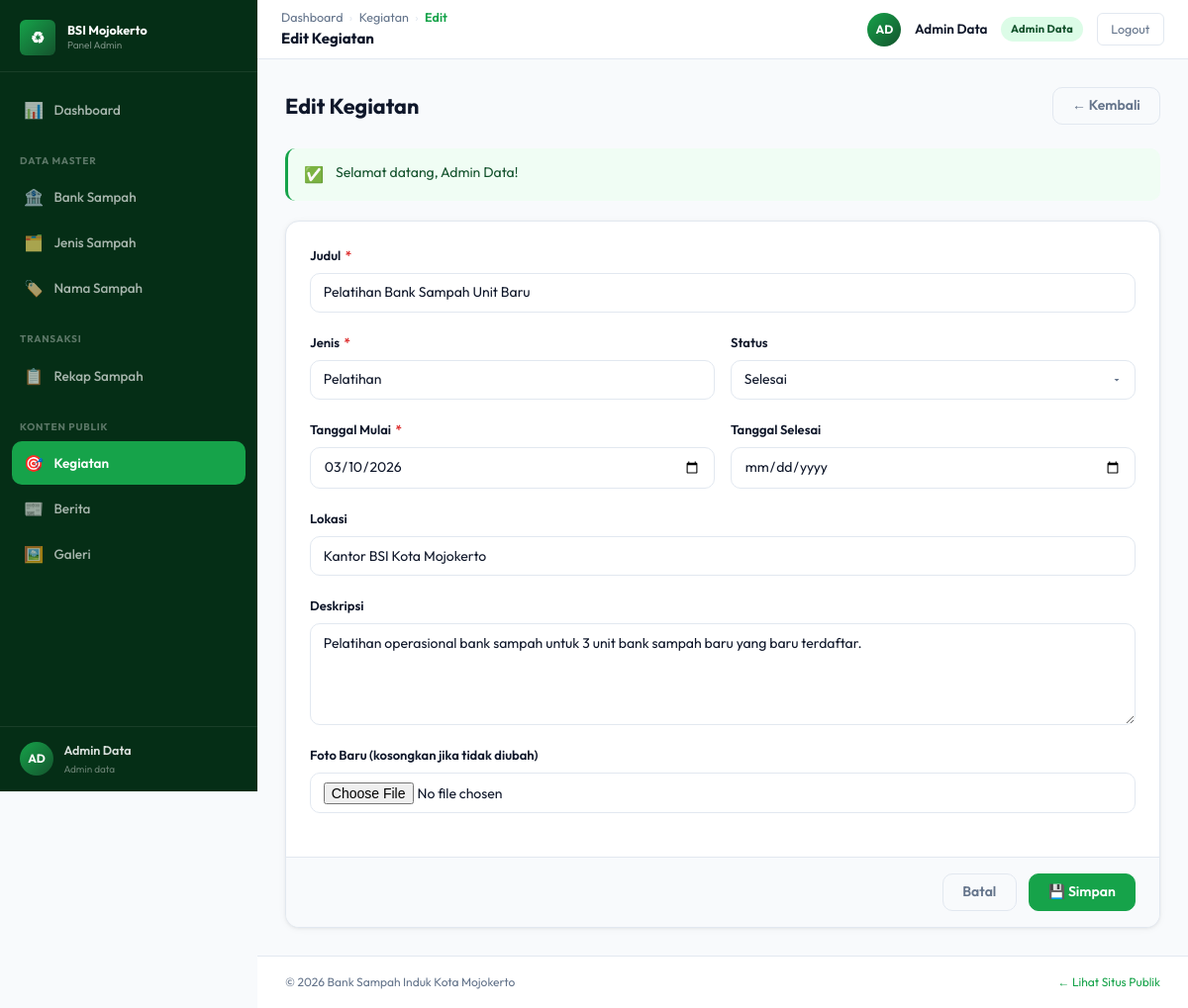
Page /admin/kegiatan/edit.php?id=2 (signed in) on the committed database.
### tables this page shows
CREATE TABLE `kegiatan` (
  `id` int UNSIGNED NOT NULL,
  `judul` varchar(255) NOT NULL,
  `jenis_kegiatan` varchar(100) NOT NULL,
  `tanggal` date NOT NULL,
  `tanggal_selesai` date DEFAULT NULL,
  `lokasi` varchar(255) DEFAULT NULL,
  `deskripsi` text,
  `foto` varchar(255) DEFAULT NULL,
  `status` enum('akan_datang','berlangsung','selesai') NOT NULL DEFAULT 'akan_datang'
);

### core/Request.php (called while the page is built, shortened)
<?php
class Request
{
    public static function int(string $key, string $source = 'post', int $default = 0): int
    {
        $raw = $source === 'get' ? ($_GET[$key] ?? null) : ($_POST[$key] ?? null);
        $val = filter_var($raw, FILTER_VALIDATE_INT);
        return $val === false ? $default : (int)$val;
    }
}

### core/Database.php (called while the page is built, shortened)
<?php
class Database
{
    private static ?PDO $instance = null;
    public static function getInstance(): PDO
    {
        if (self::$instance === null) {
            $dsn = sprintf(
                'mysql:host=%s;port=%s;dbname=%s;charset=utf8mb4',
                DB_HOST, DB_PORT, DB_NAME
            );
            self::$instance = new PDO($dsn, DB_USER, DB_PASS, [
                PDO::ATTR_ERRMODE            => PDO::ERRMODE_EXCEPTION,
                PDO::ATTR_DEFAULT_FETCH_MODE => PDO::FETCH_ASSOC,
                PDO::ATTR_EMULATE_PREPARES   => false,
                PDO::MYSQL_ATTR_INIT_COMMAND => "SET NAMES utf8mb4 COLLATE utf8mb4_unicode_ci",
            ]);
        }
        return self::$instance;
    }
    public static function queryOne(string $sql, array $params = []): array|false
    {
        $stmt = self::getInstance()->prepare($sql);
        $stmt->execute($params);
        return $stmt->fetch();
    }
}

### models/KegiatanModel.php (called while the page is built, shortened)
<?php
require_once dirname(__DIR__) . '/config/database.php';
function kegiatan_findById(int $id): array|false {
    return Database::queryOne("SELECT * FROM kegiatan WHERE id = ?", [$id]);
}

### admin/kegiatan/edit.php (the view, shortened to what this page needs)
<?php
require_once dirname(__DIR__, 2) . '/config/database.php';
require_once dirname(__DIR__, 2) . '/core/Helper.php';
require_once dirname(__DIR__, 2) . '/core/Request.php';
require_once dirname(__DIR__, 2) . '/models/KegiatanModel.php';
$id  = Request::int('id','get');
$row = $id > 0 ? kegiatan_findById($id) : false;
require_once dirname(__DIR__, 2) . '/templates/admin/header.php';
require_once dirname(__DIR__, 2) . '/templates/admin/sidebar.php';
require_once dirname(__DIR__, 2) . '/templates/admin/topbar.php';
?>
<div class="page-header"><div><h1 class="page-title">Edit Kegiatan</h1></div><a href="index.php" class="btn btn-outline">← Kembali</a></div>
<?php require_once dirname(__DIR__, 2) . '/templates/admin/flash.php' ?>
<div class="form-card">
    <form method="POST" action="proses.php" enctype="multipart/form-data">
        <div class="form-card-body">
            <div class="form-group"><label class="form-label">Judul <span class="required">*</span></label><input type="text" name="judul" class="form-control" required maxlength="255" value="<?= e($row['judul']) ?>"></div>
            <div class="form-row">
                <div class="form-group"><label class="form-label">Jenis <span class="required">*</span></label><input type="text" name="jenis_kegiatan" class="form-control" required maxlength="100" value="<?= e($row['jenis_kegiatan']) ?>"></div>
                <div class="form-group"><label class="form-label">Status</label>
                    <select name="status" class="form-control">
                        <?php foreach(['akan_datang'=>'Akan Datang','berlangsung'=>'Berlangsung','selesai'=>'Selesai'] as $v=>$l): ?>
                        <option value="<?= $v ?>" <?= $row['status']===$v?'selected':'' ?>><?= $l ?></option>
                        <?php endforeach ?>
                    </select>
                </div>
            </div>
            <div class="form-row">
                <div class="form-group"><label class="form-label">Tanggal Mulai <span class="required">*</span></label><input type="date" name="tanggal" class="form-control" required value="<?= e($row['tanggal']) ?>"></div>
                <div class="form-group"><label class="form-label">Tanggal Selesai</label><input type="date" name="tanggal_selesai" class="form-control" value="<?= e($row['tanggal_selesai']) ?>"></div>
            </div>
            <div class="form-group"><label class="form-label">Lokasi</label><input type="text" name="lokasi" class="form-control" maxlength="255" value="<?= e($row['lokasi']) ?>"></div>
            <div class="form-group"><label class="form-label">Deskripsi</label><textarea name="deskripsi" class="form-control" rows="4"><?= e($row['deskripsi']) ?></textarea></div>
            <div class="form-group">
                <label class="form-label">Foto Baru (kosongkan jika tidak diubah)</label>
                <input type="file" name="foto" class="form-control" accept=".jpg,.jpeg,.png,.webp" onchange="previewUpload(this,'preview-foto')">
            </div>
        </div>
        <div class="form-card-footer"><a href="index.php" class="btn btn-outline">Batal</a><button type="submit" class="btn btn-primary">💾 Simpan</button></div>
    </form>
</div>
<?php require_once dirname(__DIR__, 2) . '/templates/admin/footer.php' ?>

### assets/css/variables.css (style rules this page uses)
:root { --color-primary: #16a34a; --color-primary-dark: #052e16; --color-primary-mid: #14532d; --color-primary-light: #dcfce7; --color-primary-pale: #f0fdf4; --color-primary-accent: #4ade80; --color-bg: #f8fafc; --color-surface: #ffffff; --color-border: #e2e8f0; --color-border-light: #f1f5f9; --color-text: #0f172a; --color-text-muted: #64748b; --color-text-light: #94a3b8; --color-danger: #dc2626; --color-danger-light: #fee2e2; --color-warning: #d97706; --color-warning-light: #fef3c7; --color-info: #2563eb; --color-info-light: #dbeafe; --color-purple: #7c3aed; --color-purple-light: #ede9fe; --font-display: 'Playfair Display', Georgia, serif; --font-body: 'Outfit', 'Segoe UI', system-ui, sans-serif; --font-mono: 'JetBrains Mono', 'Courier New', monospace; --radius-sm: 6px; --radius: 10px; --radius-md: 14px; --radius-lg: 20px; --radius-xl: 28px; --shadow-sm: 0 1px 3px rgba(0,0,0,.06), 0 1px 8px rgba(0,0,0,.04); --shadow: 0 2px 8px rgba(0,0,0,.08), 0 4px 16px rgba(0,0,0,.06); --shadow-md: 0 4px 24px rgba(0,0,0,.10); --shadow-lg: 0 12px 48px rgba(0,0,0,.14); --sidebar-width: 260px; --topbar-height: 60px; --transition: all 0.18s ease; --transition-fast: all 0.1s ease; }

### assets/css/components.css (style rules this page uses)
.btn { display: inline-flex; align-items: center; gap: 0.4rem; font-family: var(--font-body); font-weight: 600; font-size: 14px; padding: 0.5rem 1.2rem; border-radius: var(--radius); border: 1.5px solid transparent; cursor: pointer; transition: var(--transition); text-decoration: none; white-space: nowrap; user-select: none; line-height: 1.4; }
.btn-primary { background-color: var(--color-primary); color: #ffffff; border-color: var(--color-primary); }
.btn-outline { background-color: transparent; color: var(--color-text-muted); border-color: var(--color-border); }
.form-group { margin-bottom: 1.25rem; }
.form-label { display: block; font-size: 13px; font-weight: 600; color: var(--color-text); margin-bottom: 6px; }
.form-label .required { color: var(--color-danger); margin-left: 2px; }
.form-control { display: block; width: 100%; padding: 0.55rem 0.8rem; border: 1.5px solid var(--color-border); border-radius: var(--radius); font-size: 14px; font-family: var(--font-body); color: var(--color-text); background-color: var(--color-surface); transition: border-color 0.15s, box-shadow 0.15s; line-height: 1.5; }
.form-control::placeholder { color: var(--color-text-light); }
textarea.form-control { resize: vertical; min-height: 100px; }
select.form-control { background-repeat: no-repeat; background-position: right 0.75rem center; padding-right: 2.25rem; cursor: pointer; }
.form-row { display: grid; grid-template-columns: 1fr 1fr; gap: 1rem; }

### assets/css/admin.css (style rules this page uses)
.admin-body { background-color: var(--color-bg); min-height: 100vh; }
.page-header { display: flex; align-items: center; justify-content: space-between; gap: 1rem; margin-bottom: 1.5rem; flex-wrap: wrap; }
.page-title { font-size: 1.35rem; font-weight: 700; color: var(--color-text); }
.form-card { background: var(--color-surface); border-radius: var(--radius-md); border: 1px solid var(--color-border); box-shadow: var(--shadow-sm); overflow: hidden; }
.form-card-body { padding: 1.5rem; }
.form-card-footer { padding: 1rem 1.5rem; border-top: 1px solid var(--color-border); background-color: var(--color-bg); display: flex; align-items: center; gap: 0.75rem; justify-content: flex-end; }

### rows in the picture
kegiatan: judul "Pelatihan Bank Sampah Unit Baru", jenis_kegiatan "Pelatihan", status "Selesai", tanggal "03/10/2026", lokasi "Kantor BSI Kota Mojokerto", deskripsi "Pelatihan operasional bank sampah untuk 3 unit bank sampah baru yang baru terdaftar."

### other values in the picture
$initials "AD"
$userName "Admin Data"
str_replace('_', ' ', ucfirst($userRole)) "Admin data"
$crumb['label'] "Kegiatan"
$crumb['label'] "Edit"
$topbarTitle "Edit Kegiatan"
$d['label'] "Admin Data"
$icon "✅"
$flash['message'] "Selamat datang, Admin Data!"
APP_NAME "Bank Sampah Induk Kota Mojokerto"
